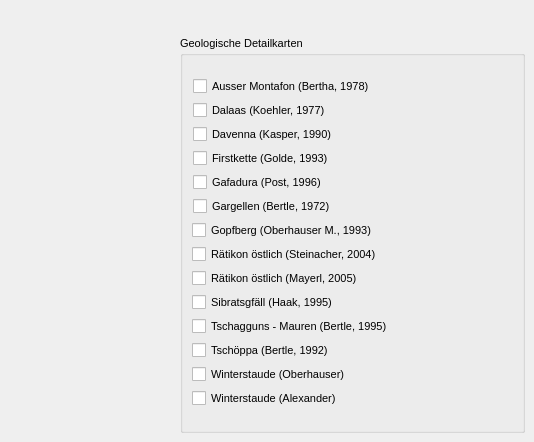
   <widget class="QWidget" name="tab_3">
    <attribute name="title">
     <string>Geologische Detailkarten</string>
    </attribute>
    <widget class="QGroupBox" name="groupBox_3">
     <property name="geometry">
      <rect>
       <x>180</x>
       <y>36</y>
       <width>345</width>
       <height>397</height>
      </rect>
     </property>
     <property name="font">
      <font>
       <pointsize>8</pointsize>
       <weight>50</weight>
       <bold>false</bold>
      </font>
     </property>
     <property name="title">
      <string>Geologische Detailkarten</string>
     </property>
     <widget class="QCheckBox" name="checkBox_20">
      <property name="geometry">
       <rect>
        <x>13</x>
        <y>40</y>
        <width>272</width>
        <height>20</height>
       </rect>
      </property>
      <property name="font">
       <font>
        <pointsize>8</pointsize>
       </font>
      </property>
      <property name="text">
       <string>Ausser Montafon (Bertha, 1978)</string>
      </property>
      <attribute name="buttonGroup">
       <string>checkButtonsGroup3</string>
      </attribute>
     </widget>
     <widget class="QCheckBox" name="checkBox_21">
      <property name="geometry">
       <rect>
        <x>13</x>
        <y>64</y>
        <width>165</width>
        <height>20</height>
       </rect>
      </property>
      <property name="font">
       <font>
        <pointsize>8</pointsize>
       </font>
      </property>
      <property name="text">
       <string>Dalaas (Koehler, 1977)</string>
      </property>
      <attribute name="buttonGroup">
       <string>checkButtonsGroup3</string>
      </attribute>
     </widget>
     <widget class="QCheckBox" name="checkBox_22">
      <property name="geometry">
       <rect>
        <x>13</x>
        <y>88</y>
        <width>219</width>
        <height>20</height>
       </rect>
      </property>
      <property name="font">
       <font>
        <pointsize>8</pointsize>
       </font>
      </property>
      <property name="text">
       <string>Davenna (Kasper, 1990)</string>
      </property>
      <attribute name="buttonGroup">
       <string>checkButtonsGroup3</string>
      </attribute>
     </widget>
     <widget class="QCheckBox" name="checkBox_39">
      <property name="geometry">
       <rect>
        <x>13</x>
        <y>112</y>
        <width>180</width>
        <height>20</height>
       </rect>
      </property>
      <property name="font">
       <font>
        <pointsize>8</pointsize>
       </font>
      </property>
      <property name="text">
       <string>Firstkette (Golde, 1993)</string>
      </property>
      <attribute name="buttonGroup">
       <string>checkButtonsGroup3</string>
      </attribute>
     </widget>
     <widget class="QCheckBox" name="checkBox_40">
      <property name="geometry">
       <rect>
        <x>13</x>
        <y>136</y>
        <width>209</width>
        <height>20</height>
       </rect>
      </property>
      <property name="font">
       <font>
        <pointsize>8</pointsize>
       </font>
      </property>
      <property name="text">
       <string>Gafadura (Post, 1996)</string>
      </property>
      <attribute name="buttonGroup">
       <string>checkButtonsGroup3</string>
      </attribute>
     </widget>
     <widget class="QCheckBox" name="checkBox_41">
      <property name="geometry">
       <rect>
        <x>13</x>
        <y>160</y>
        <width>279</width>
        <height>20</height>
       </rect>
      </property>
      <property name="font">
       <font>
        <pointsize>8</pointsize>
       </font>
      </property>
      <property name="text">
       <string>Gargellen (Bertle, 1972)</string>
      </property>
      <attribute name="buttonGroup">
       <string>checkButtonsGroup3</string>
      </attribute>
     </widget>
     <widget class="QCheckBox" name="checkBox_42">
      <property name="enabled">
       <bool>true</bool>
      </property>
      <property name="geometry">
       <rect>
        <x>12</x>
        <y>184</y>
        <width>221</width>
        <height>20</height>
       </rect>
      </property>
      <property name="font">
       <font>
        <pointsize>8</pointsize>
       </font>
      </property>
      <property name="text">
       <string>Gopfberg (Oberhauser M., 1993)</string>
      </property>
      <attribute name="buttonGroup">
       <string>checkButtonsGroup3</string>
      </attribute>
     </widget>
     <widget class="QCheckBox" name="checkBox_43">
      <property name="geometry">
       <rect>
        <x>12</x>
        <y>208</y>
        <width>220</width>
        <height>20</height>
       </rect>
      </property>
      <property name="font">
       <font>
        <pointsize>8</pointsize>
       </font>
      </property>
      <property name="text">
       <string>Rätikon östlich (Steinacher, 2004)</string>
      </property>
      <attribute name="buttonGroup">
       <string>checkButtonsGroup3</string>
      </attribute>
     </widget>
     <widget class="QCheckBox" name="checkBox_44">
      <property name="geometry">
       <rect>
        <x>12</x>
        <y>232</y>
        <width>201</width>
        <height>21</height>
       </rect>
      </property>
      <property name="font">
       <font>
        <pointsize>8</pointsize>
       </font>
      </property>
      <property name="text">
       <string>Rätikon östlich (Mayerl, 2005)</string>
      </property>
      <attribute name="buttonGroup">
       <string>checkButtonsGroup3</string>
      </attribute>
     </widget>
     <widget class="QCheckBox" name="checkBox_45">
      <property name="geometry">
       <rect>
        <x>12</x>
        <y>256</y>
        <width>270</width>
        <height>20</height>
       </rect>
      </property>
      <property name="font">
       <font>
        <pointsize>8</pointsize>
       </font>
      </property>
      <property name="text">
       <string>Sibratsgfäll (Haak, 1995)</string>
      </property>
      <attribute name="buttonGroup">
       <string>checkButtonsGroup3</string>
      </attribute>
     </widget>
     <widget class="QCheckBox" name="checkBox_46">
      <property name="enabled">
       <bool>true</bool>
      </property>
      <property name="geometry">
       <rect>
        <x>12</x>
        <y>280</y>
        <width>309</width>
        <height>20</height>
       </rect>
      </property>
      <property name="font">
       <font>
        <pointsize>8</pointsize>
       </font>
      </property>
      <property name="text">
       <string>Tschagguns - Mauren (Bertle, 1995)</string>
      </property>
      <attribute name="buttonGroup">
       <string>checkButtonsGroup3</string>
      </attribute>
     </widget>
     <widget class="QCheckBox" name="checkBox_47">
      <property name="enabled">
       <bool>true</bool>
      </property>
      <property name="geometry">
       <rect>
        <x>12</x>
        <y>304</y>
        <width>309</width>
        <height>20</height>
       </rect>
      </property>
      <property name="font">
       <font>
        <pointsize>8</pointsize>
       </font>
      </property>
      <property name="text">
       <string>Tschöppa (Bertle, 1992)</string>
      </property>
      <attribute name="buttonGroup">
       <string>checkButtonsGroup3</string>
      </attribute>
     </widget>
     <widget class="QCheckBox" name="checkBox_48">
      <property name="enabled">
       <bool>true</bool>
      </property>
      <property name="geometry">
       <rect>
        <x>12</x>
        <y>328</y>
        <width>309</width>
        <height>20</height>
       </rect>
      </property>
      <property name="font">
       <font>
        <pointsize>8</pointsize>
       </font>
      </property>
      <property name="text">
       <string>Winterstaude (Oberhauser)</string>
      </property>
      <attribute name="buttonGroup">
       <string>checkButtonsGroup3</string>
      </attribute>
     </widget>
     <widget class="QCheckBox" name="checkBox_49">
      <property name="enabled">
       <bool>true</bool>
      </property>
      <property name="geometry">
       <rect>
        <x>12</x>
        <y>352</y>
        <width>309</width>
        <height>20</height>
       </rect>
      </property>
      <property name="font">
       <font>
        <pointsize>8</pointsize>
       </font>
      </property>
      <property name="text">
       <string>Winterstaude (Alexander)</string>
      </property>
      <attribute name="buttonGroup">
       <string>checkButtonsGroup3</string>
      </attribute>
     </widget>
    </widget>
   </widget>
